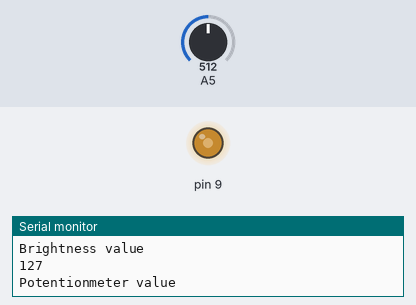
A sketch run on a simulated Arduino Uno, built with avr-gcc and run on an emulated ATmega328P. Parts: output pins drawn as LEDs (lit = HIGH), the last lines printed to the serial monitor. The test bench sets the inputs (shaded band); at power-on: A5 = 512.

Above: at 1.2 s.
1.3 s: A5 set to 418
At 2.7 s:
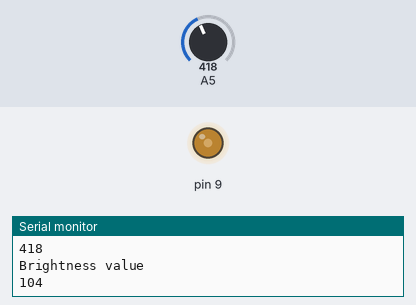
4.3 s: A5 set to 384
At 4.8 s:
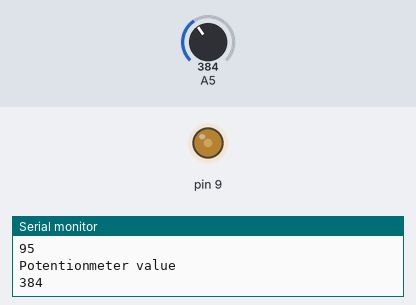
5.8 s: A5 set to 716
At 7.0 s:
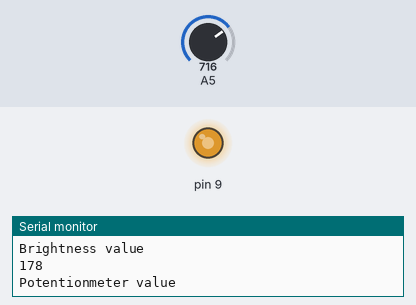
7.3 s: A5 set to 990
At 8.5 s:
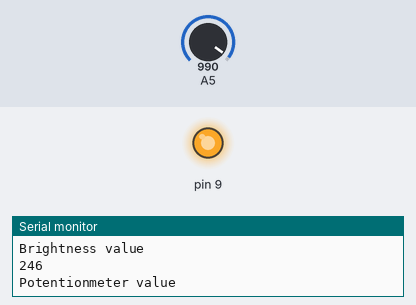
8.8 s: A5 set to 1013
At 9.9 s:
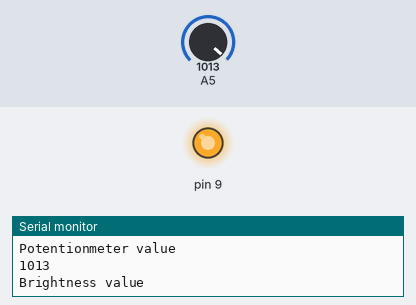
10.3 s: A5 set to 0
At 11.5 s:
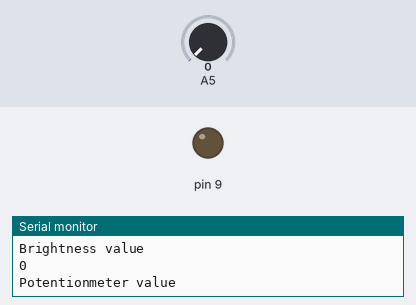
Timing chart, 0 to 12.8 s (numbered marks = the images above; inputs shaded):
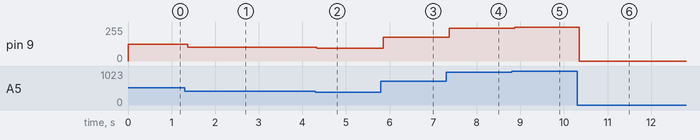

The sketch:

test-04.ino
```cpp
int brightness;
void setup() {
  // put your setup code here, to run once:
pinMode(9, OUTPUT);
pinMode(A5, INPUT);
Serial.begin(9600);
}

void loop() {
  // put your main code here, to run repeatedly:
int potvalue = analogRead(A5);
Serial.println("Potentionmeter value");
Serial.println(potvalue);
int brightness = map(potvalue, 0, 1023, 0, 255);
analogWrite(9, brightness);
Serial.println("Brightness value");
Serial.println(brightness);
delay(2);
}
```

Measured:
- after the input at 1.3 s, pin 9: 127/255 → 104/255 after 0.06 s
- after the input at 4.3 s, pin 9: 104/255 → 95/255 at once
- after the input at 5.8 s, pin 9: 95/255 → 178/255 after 0.06 s
- after the input at 7.3 s, pin 9: 178/255 → 246/255 after 0.07 s
- after the input at 8.8 s, pin 9: 246/255 → 252/255 after 0.07 s
- after the input at 10.3 s, pin 9: 252/255 → 0/255 after 0.06 s
